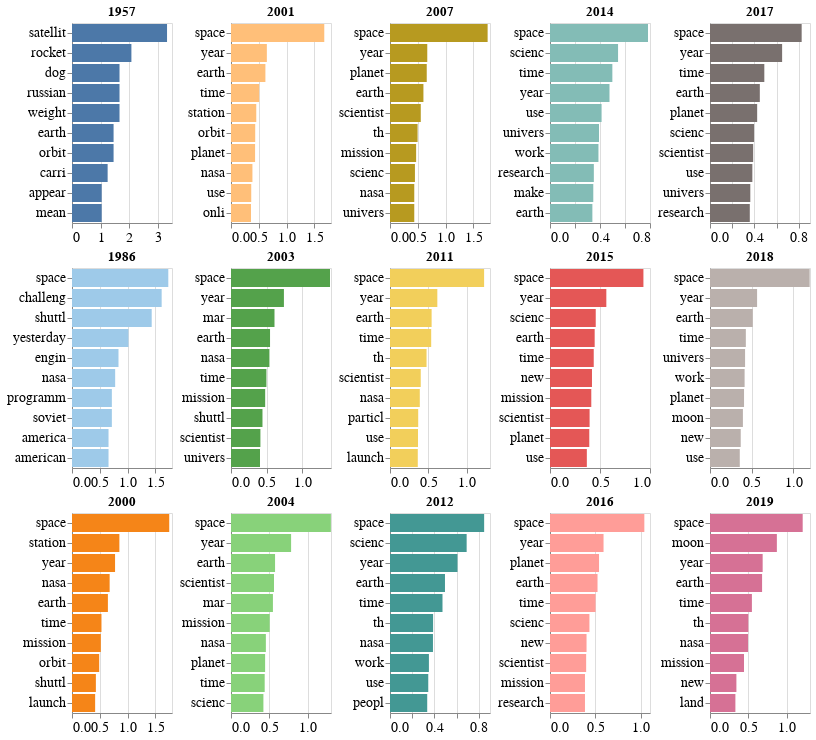

Notebook code cell kept with this figure:
### Code cell
%%time
ywc = [
    1957,
    1986,
    2000,
    2001,
    2003,
    2004,
    2007,
    2011,
    2012,
    2014,
    2015,
    2016,
    2017,
    2018,
    2019,
]
top_n_words = 10

# Get most popular token by year
tokens_by_year = pd.concat([df_guardian["year"], texts], axis=1)
df_mpy = tokens_by_year.groupby("year").apply(lambda x: get_top_n_most_freq_words(x, top_n_words, True)).to_frame()

# Sanity check for first year (1957)
assert pd.DataFrame(
    get_top_n_most_freq_words(
        tokens_by_year[tokens_by_year["year"] == 1957], top_n_words, True
    )
).equals(pd.DataFrame(df_mpy.loc[1957].iloc[0]))

# Put into DataFrame for plotting
df_ywcs = []
for y in ywc:
    df_ywc = (
        pd.DataFrame.from_dict(df_mpy.loc[y][0], orient="index")
        .T.rename(columns={0: "count"})
        .rename_axis("word")
        .assign(year=y)
        .reset_index()
    )
    df_ywcs.append(df_ywc)
df_ywc = pd.concat(df_ywcs)
# display(df_ywc)
altair_plot_grid_by_column(
    df_ywc, xvar="count", yvar="word", col2grid="year", fig_size=(100, 200)
)

### Figure 1 — Vega-Lite specification as saved in the notebook (floating-point values rounded to 4 significant figures)
{"config": {"view": {"continuousWidth": 400, "continuousHeight": 300}, "axis": {"labelFontSize": 14, "titleFontSize": 14}, "concat": {"spacing": 5}}, "hconcat": [{"vconcat": [{"data": {"name": "data-01867be3358adf7b9ba76a04dbf0c4c8"}, "mark": "bar", "encoding": {"color": {"type": "nominal", "field": "year", "legend": null, "scale": {"scheme": "tableau20"}}, "x": {"type": "quantitative", "field": "count", "title": ""}, "y": {"type": "nominal", "field": "word", "sort": "-x", "title": ""}}, "height": 200, "title": "1957", "width": 100}, {"data": {"name": "data-26fd18318298773a1806db10b2dcf46e"}, "mark": "bar", "encoding": {"color": {"type": "nominal", "field": "year", "legend": null, "scale": {"scheme": "tableau20"}}, "x": {"type": "quantitative", "field": "count", "title": ""}, "y": {"type": "nominal", "field": "word", "sort": "-x", "title": ""}}, "height": 200, "title": "1986", "width": 100}, {"data": {"name": "data-6f69b0373d17365ba3824c7f9e040feb"}, "mark": "bar", "encoding": {"color": {"type": "nominal", "field": "year", "legend": null, "scale": {"scheme": "tableau20"}}, "x": {"type": "quantitative", "field": "count", "title": ""}, "y": {"type": "nominal", "field": "word", "sort": "-x", "title": ""}}, "height": 200, "title": "2000", "width": 100}]}, {"vconcat": [{"data": {"name": "data-f12aa96c17289ae8f327ffe6a4ce4c26"}, "mark": "bar", "encoding": {"color": {"type": "nominal", "field": "year", "legend": null, "scale": {"scheme": "tableau20"}}, "x": {"type": "quantitative", "field": "count", "title": ""}, "y": {"type": "nominal", "field": "word", "sort": "-x", "title": ""}}, "height": 200, "title": "2001", "width": 100}, {"data": {"name": "data-cd074f8a5d1680d231c47905150dda55"}, "mark": "bar", "encoding": {"color": {"type": "nominal", "field": "year", "legend": null, "scale": {"scheme": "tableau20"}}, "x": {"type": "quantitative", "field": "count", "title": ""}, "y": {"type": "nominal", "field": "word", "sort": "-x", "title": ""}}, "height": 200, "title": "2003", "width": 100}, {"data": {"name": "data-64ea11b230d3cd1b3ca91b876c8e6073"}, "mark": "bar", "encoding": {"color": {"type": "nominal", "field": "year", "legend": null, "scale": {"scheme": "tableau20"}}, "x": {"type": "quantitative", "field": "count", "title": ""}, "y": {"type": "nominal", "field": "word", "sort": "-x", "title": ""}}, "height": 200, "title": "2004", "width": 100}]}, {"vconcat": [{"data": {"name": "data-adcfbb388b79874ca70366032bf4110e"}, "mark": "bar", "encoding": {"color": {"type": "nominal", "field": "year", "legend": null, "scale": {"scheme": "tableau20"}}, "x": {"type": "quantitative", "field": "count", "title": ""}, "y": {"type": "nominal", "field": "word", "sort": "-x", "title": ""}}, "height": 200, "title": "2007", "width": 100}, {"data": {"name": "data-4e581f32ea26513475c11fe5aba147b6"}, "mark": "bar", "encoding": {"color": {"type": "nominal", "field": "year", "legend": null, "scale": {"scheme": "tableau20"}}, "x": {"type": "quantitative", "field": "count", "title": ""}, "y": {"type": "nominal", "field": "word", "sort": "-x", "title": ""}}, "height": 200, "title": "2011", "width": 100}, {"data": {"name": "data-11daf509ce3be770a5c8b9f871d83116"}, "mark": "bar", "encoding": {"color": {"type": "nominal", "field": "year", "legend": null, "scale": {"scheme": "tableau20"}}, "x": {"type": "quantitative", "field": "count", "title": ""}, "y": {"type": "nominal", "field": "word", "sort": "-x", "title": ""}}, "height": 200, "title": "2012", "width": 100}]}, {"vconcat": [{"data": {"name": "data-8c2c0f6f03c1f0f089496ed3e18a6362"}, "mark": "bar", "encoding": {"color": {"type": "nominal", "field": "year", "legend": null, "scale": {"scheme": "tableau20"}}, "x": {"type": "quantitative", "field": "count", "title": ""}, "y": {"type": "nominal", "field": "word", "sort": "-x", "title": ""}}, "height": 200, "title": "2014", "width": 100}, {"data": {"name": "data-e68093a76e203f3d405f8b1fa25c716b"}, "mark": "bar", "encoding": {"color": {"type": "nominal", "field": "year", "legend": null, "scale": {"scheme": "tableau20"}}, "x": {"type": "quantitative", "field": "count", "title": ""}, "y": {"type": "nominal", "field": "word", "sort": "-x", "title": ""}}, "height": 200, "title": "2015", "width": 100}, {"data": {"name": "data-f2136f0288c4d98df4e5a9cd76cb8444"}, "mark": "bar", "encoding": {"color": {"type": "nominal", "field": "year", "legend": null, "scale": {"scheme": "tableau20"}}, "x": {"type": "quantitative", "field": "count", "title": ""}, "y": {"type": "nominal", "field": "word", "sort": "-x", "title": ""}}, "height": 200, "title": "2016", "width": 100}]}, {"vconcat": [{"data": {"name": "data-f8dcbe050a98d2eb424743a2f050cfaf"}, "mark": "bar", "encoding": {"color": {"type": "nominal", "field": "year", "legend": null, "scale": {"scheme": "tableau20"}}, "x": {"type": "quantitative", "field": "count", "title": ""}, "y": {"type": "nominal", "field": "word", "sort": "-x", "title": ""}}, "height": 200, "title": "2017", "width": 100}, {"data": {"name": "data-7dc6db185113e880d9f31e27b4d32903"}, "mark": "bar", "encoding": {"color": {"type": "nominal", "field": "year", "legend": null, "scale": {"scheme": "tableau20"}}, "x": {"type": "quantitative", "field": "count", "title": ""}, "y": {"type": "nominal", "field": "word", "sort": "-x", "title": ""}}, "height": 200, "title": "2018", "width": 100}, {"data": {"name": "data-fde073c43ead5854470da1de46d3c261"}, "mark": "bar", "encoding": {"color": {"type": "nominal", "field": "year", "legend": null, "scale": {"scheme": "tableau20"}}, "x": {"type": "quantitative", "field": "count", "title": ""}, "y": {"type": "nominal", "field": "word", "sort": "-x", "title": ""}}, "height": 200, "title": "2019", "width": 100}]}], "$schema": "https://vega.github.io/schema/vega-lite/v4.8.1.json", "datasets": {"data-01867be3358adf7b9ba76a04dbf0c4c8": [{"word": "satellit", "count": 3.326, "year": 1957}, {"word": "rocket", "count": 2.079, "year": 1957}, {"word": "dog", "count": 1.663, "year": 1957}, {"word": "russian", "count": 1.663, "year": 1957}, {"word": "weight", "count": 1.663, "year": 1957}, {"word": "earth", "count": 1.455, "year": 1957}, {"word": "orbit", "count": 1.455, "year": 1957}, {"word": "carri", "count": 1.247, "year": 1957}, {"word": "appear", "count": 1.04, "year": 1957}, {"word": "mean", "count": 1.04, "year": 1957}], "data-26fd18318298773a1806db10b2dcf46e": [{"word": "space", "count": 1.733, "year": 1986}, {"word": "challeng", "count": 1.614, "year": 1986}, {"word": "shuttl", "count": 1.435, "year": 1986}, {"word": "yesterday", "count": 1.016, "year": 1986}, {"word": "engin", "count": 0.8368, "year": 1986}, {"word": "nasa", "count": 0.777, "year": 1986}, {"word": "programm", "count": 0.7173, "year": 1986}, {"word": "soviet", "count": 0.7173, "year": 1986}, {"word": "america", "count": 0.6575, "year": 1986}, {"word": "american", "count": 0.6575, "year": 1986}], "data-6f69b0373d17365ba3824c7f9e040feb": [{"word": "space", "count": 1.75, "year": 2000}, {"word": "station", "count": 0.8528, "year": 2000}, {"word": "year", "count": 0.7751, "year": 2000}, {"word": "nasa", "count": 0.6776, "year": 2000}, {"word": "earth", "count": 0.6462, "year": 2000}, {"word": "time", "count": 0.5305, "year": 2000}, {"word": "mission", "count": 0.5189, "year": 2000}, {"word": "orbit", "count": 0.4892, "year": 2000}, {"word": "shuttl", "count": 0.4297, "year": 2000}, {"word": "launch", "count": 0.4165, "year": 2000}], "data-f12aa96c17289ae8f327ffe6a4ce4c26": [{"word": "space", "count": 1.679, "year": 2001}, {"word": "year", "count": 0.6454, "year": 2001}, {"word": "earth", "count": 0.6192, "year": 2001}, {"word": "time", "count": 0.5073, "year": 2001}, {"word": "station", "count": 0.4549, "year": 2001}, {"word": "orbit", "count": 0.4358, "year": 2001}, {"word": "planet", "count": 0.4334, "year": 2001}, {"word": "nasa", "count": 0.3858, "year": 2001}, {"word": "use", "count": 0.3644, "year": 2001}, {"word": "onli", "count": 0.3596, "year": 2001}], "data-cd074f8a5d1680d231c47905150dda55": [{"word": "space", "count": 1.386, "year": 2003}, {"word": "year", "count": 0.7408, "year": 2003}, {"word": "mar", "count": 0.6089, "year": 2003}, {"word": "earth", "count": 0.5466, "year": 2003}, {"word": "nasa", "count": 0.5379, "year": 2003}, {"word": "time", "count": 0.4958, "year": 2003}, {"word": "mission", "count": 0.4784, "year": 2003}, {"word": "shuttl", "count": 0.4407, "year": 2003}, {"word": "scientist", "count": 0.4117, "year": 2003}, {"word": "univers", "count": 0.4059, "year": 2003}], "data-64ea11b230d3cd1b3ca91b876c8e6073": [{"word": "space", "count": 1.299, "year": 2004}, {"word": "year", "count": 0.7814, "year": 2004}, {"word": "earth", "count": 0.5728, "year": 2004}, {"word": "scientist", "count": 0.5589, "year": 2004}, {"word": "mar", "count": 0.545, "year": 2004}, {"word": "mission", "count": 0.5033, "year": 2004}, {"word": "nasa", "count": 0.4532, "year": 2004}, {"word": "planet", "count": 0.4435, "year": 2004}, {"word": "time", "count": 0.438, "year": 2004}, {"word": "scienc", "count": 0.4213, "year": 2004}], "data-adcfbb388b79874ca70366032bf4110e": [{"word": "space", "count": 1.757, "year": 2007}, {"word": "year", "count": 0.6709, "year": 2007}, {"word": "planet", "count": 0.6614, "year": 2007}, {"word": "earth", "count": 0.6017, "year": 2007}, {"word": "scientist", "count": 0.5539, "year": 2007}, {"word": "th", "count": 0.4966, "year": 2007}, {"word": "mission", "count": 0.4703, "year": 2007}, {"word": "scienc", "count": 0.4489, "year": 2007}, {"word": "nasa", "count": 0.4369, "year": 2007}, {"word": "univers", "count": 0.4369, "year": 2007}], "data-4e581f32ea26513475c11fe5aba147b6": [{"word": "space", "count": 1.224, "year": 2011}, {"word": "year", "count": 0.6152, "year": 2011}, {"word": "earth", "count": 0.5411, "year": 2011}, {"word": "time", "count": 0.5356, "year": 2011}, {"word": "th", "count": 0.4751, "year": 2011}, {"word": "scientist", "count": 0.3996, "year": 2011}, {"word": "nasa", "count": 0.3873, "year": 2011}, {"word": "particl", "count": 0.3667, "year": 2011}, {"word": "use", "count": 0.3639, "year": 2011}, {"word": "launch", "count": 0.3612, "year": 2011}], "data-11daf509ce3be770a5c8b9f871d83116": [{"word": "space", "count": 0.8474, "year": 2012}, {"word": "scienc", "count": 0.6899, "year": 2012}, {"word": "year", "count": 0.6076, "year": 2012}, {"word": "earth", "count": 0.4948, "year": 2012}, {"word": "time", "count": 0.4725, "year": 2012}, {"word": "th", "count": 0.3878, "year": 2012}, {"word": "nasa", "count": 0.3867, "year": 2012}, {"word": "work", "count": 0.3502, "year": 2012}, {"word": "use", "count": 0.3443, "year": 2012}, {"word": "peopl", "count": 0.3349, "year": 2012}], "data-8c2c0f6f03c1f0f089496ed3e18a6362": [{"word": "space", "count": 0.784, "year": 2014}, {"word": "scienc", "count": 0.5445, "year": 2014}, {"word": "time", "count": 0.4988, "year": 2014}, {"word": "year", "count": 0.476, "year": 2014}, {"word": "use", "count": 0.4126, "year": 2014}, {"word": "univers", "count": 0.392, "year": 2014}, {"word": "work", "count": 0.3876, "year": 2014}, {"word": "research", "count": 0.3507, "year": 2014}, {"word": "make", "count": 0.3463, "year": 2014}, {"word": "earth", "count": 0.3389, "year": 2014}], "data-e68093a76e203f3d405f8b1fa25c716b": [{"word": "space", "count": 0.9342, "year": 2015}, {"word": "year", "count": 0.5633, "year": 2015}, {"word": "scienc", "count": 0.4574, "year": 2015}, {"word": "earth", "count": 0.4467, "year": 2015}, {"word": "time", "count": 0.4373, "year": 2015}, {"word": "new", "count": 0.4198, "year": 2015}, {"word": "mission", "count": 0.4129, "year": 2015}, {"word": "scientist", "count": 0.396, "year": 2015}, {"word": "planet", "count": 0.3929, "year": 2015}, {"word": "use", "count": 0.3684, "year": 2015}], "data-f2136f0288c4d98df4e5a9cd76cb8444": [{"word": "space", "count": 1.038, "year": 2016}, {"word": "year", "count": 0.589, "year": 2016}, {"word": "planet", "count": 0.5394, "year": 2016}, {"word": "earth", "count": 0.5228, "year": 2016}, {"word": "time", "count": 0.5013, "year": 2016}, {"word": "scienc", "count": 0.4337, "year": 2016}, {"word": "new", "count": 0.402, "year": 2016}, {"word": "scientist", "count": 0.3977, "year": 2016}, {"word": "mission", "count": 0.3847, "year": 2016}, {"word": "research", "count": 0.3847, "year": 2016}], "data-f8dcbe050a98d2eb424743a2f050cfaf": [{"word": "space", "count": 0.825, "year": 2017}, {"word": "year", "count": 0.6491, "year": 2017}, {"word": "time", "count": 0.4889, "year": 2017}, {"word": "earth", "count": 0.4484, "year": 2017}, {"word": "planet", "count": 0.4245, "year": 2017}, {"word": "scienc", "count": 0.3968, "year": 2017}, {"word": "scientist", "count": 0.3885, "year": 2017}, {"word": "use", "count": 0.3812, "year": 2017}, {"word": "univers", "count": 0.3628, "year": 2017}, {"word": "research", "count": 0.3582, "year": 2017}], "data-7dc6db185113e880d9f31e27b4d32903": [{"word": "space", "count": 1.196, "year": 2018}, {"word": "year", "count": 0.5651, "year": 2018}, {"word": "earth", "count": 0.5129, "year": 2018}, {"word": "time", "count": 0.43, "year": 2018}, {"word": "univers", "count": 0.421, "year": 2018}, {"word": "work", "count": 0.4153, "year": 2018}, {"word": "planet", "count": 0.4085, "year": 2018}, {"word": "moon", "count": 0.3949, "year": 2018}, {"word": "new", "count": 0.3688, "year": 2018}, {"word": "use", "count": 0.3574, "year": 2018}], "data-fde073c43ead5854470da1de46d3c261": [{"word": "space", "count": 1.205, "year": 2019}, {"word": "moon", "count": 0.8693, "year": 2019}, {"word": "year", "count": 0.6846, "year": 2019}, {"word": "earth", "count": 0.6771, "year": 2019}, {"word": "time", "count": 0.5447, "year": 2019}, {"word": "th", "count": 0.4981, "year": 2019}, {"word": "nasa", "count": 0.4943, "year": 2019}, {"word": "mission", "count": 0.4421, "year": 2019}, {"word": "new", "count": 0.3432, "year": 2019}, {"word": "land", "count": 0.3302, "year": 2019}]}}
